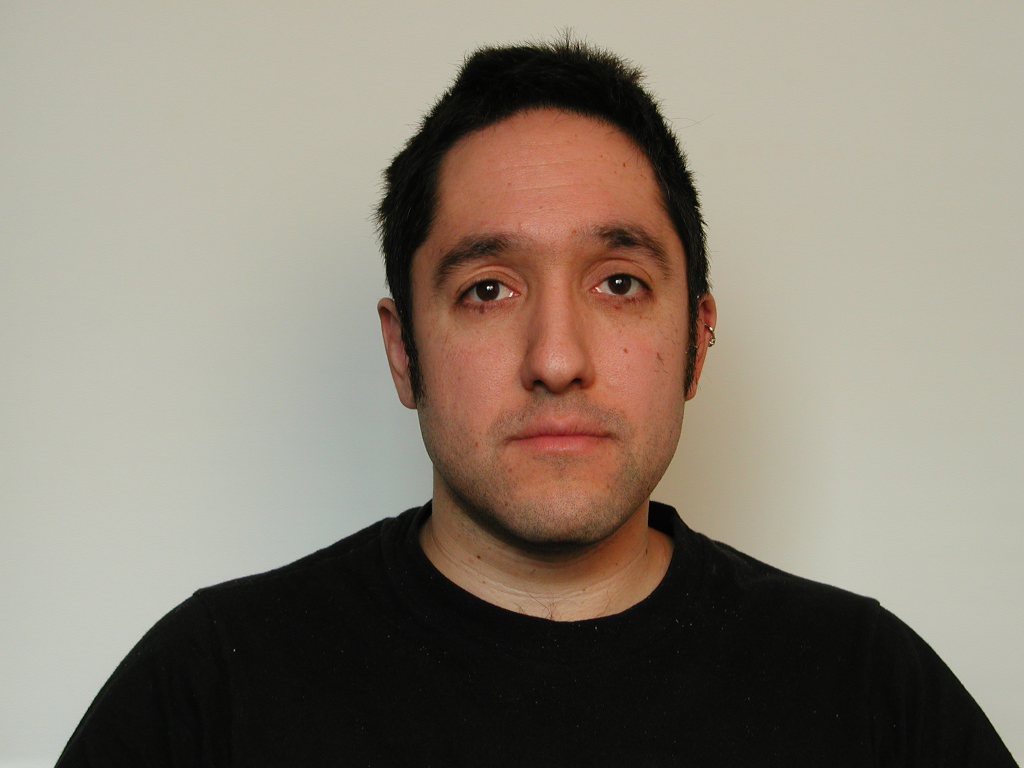
#> input picture img/MIT-10.jpg, 2048 x 1536 px (shown at 1/2 size)
$ python -i mainImageProcessing.py   (imports and definitions only)
#> lines starting #> are read from the running program, lines starting #| are printed output that depends on the picture
import cv2
import cmath
import os
import numpy as np
from decimal import Decimal
from glob import glob
from PIL import Image

from config import constants as cte
from config import logger

from utils.image_processing.transformations import resizeWithAspectRatio, findEyeCoordinates

# [1 line that did not run here, left out]
crop_width = 584
crop_height = 584


def processImages(all_images, show_result=False):
	log.info('Loading face and eye detectors')
	face_cascade = cv2.CascadeClassifier('classifiers/haarcascade_frontalface_alt2.xml')
	eye_cascade = cv2.CascadeClassifier('classifiers/haarcascade_eye.xml')

	for image_path in all_images:
		original_image = cv2.imread(image_path)

		log.info('Loading results paths')
		img_absolute_path, img_name = os.path.split(image_path)
		head, label = os.path.split(img_absolute_path)

		eyes_path = cte.EYES + '/' + label + '/' + img_name
		gradient_path = cte.GRADIENT + '/' + label + '/' + img_name
		rotated_path = cte.ROTATED + '/' + label + '/' + img_name
		cropped_path = cte.CROPPED + '/' + label + '/' + img_name

		try:
			gray_image = cv2.cvtColor(original_image, cv2.COLOR_BGR2GRAY)

			log.info('Finding face for {0}'.format(img_name))
			faces = face_cascade.detectMultiScale(gray_image, 1.3, 5, cv2.CASCADE_SCALE_IMAGE, (20, 20))
			log.info("Found {0} faces!".format(len(faces)))

			if len(faces) == 0:
				log.error(f'Found more than one face for {img_name}')
				return

			x, y, width, height = faces[0]
			cv2.rectangle(original_image, (x, y), (x + width, y + height), (255, 0, 0), 2)

			roi_colorful = original_image[y:y + height, x: x + width]

			found_image = Image.open(image_path)
			detected_face = found_image.crop((x, y, x + width, y + height))
			face = np.asarray(detected_face)
			face_gray = cv2.cvtColor(face, cv2.COLOR_BGR2GRAY)

			h, w = face_gray.shape
			h = int(h / 2)
			crop = face_gray.copy()[0:0 + h, 0:0 + w]

			log.info('Finding eye for {0}'.format(img_name))
			eyes = eye_cascade.detectMultiScale(crop)

			eyes_pair = None
			for (eye_x, eye_y, eye_width, eye_height) in eyes:
				cv2.rectangle(roi_colorful, (eye_x, eye_y), (eye_x + eye_width, eye_y + eye_height), (0, 255, 0), 2)
				eyes_pair = face_gray[eye_y:eye_y + eye_height, eye_x:eye_x + eye_width]

			canny = cv2.Canny(face_gray, 50, 100)
			kernel = np.ones((3, 3), np.uint8)
			gradient = cv2.morphologyEx(canny, cv2.MORPH_GRADIENT, kernel)

			h = gradient.shape[0]
			w = gradient.shape[1]
			x1, y1 = findEyeCoordinates(gradient, h, 0, int(w / 2))
			x1, y1 = abs(x1), abs(y1)
			x2, y2 = findEyeCoordinates(gradient, h, int(w / 2), w)
			x2, y2 = abs(x2), abs(y2)

			dx, dy = abs(x2 - x1), (abs(y2 - y1) * -1)

			log.info('Finding angle to rotate image')
			z = Decimal(dy) / Decimal(dx)
			alpha_complex = cmath.atan(z)
			alpha = cmath.phase(alpha_complex)
			alpha = alpha / 2

			log.info('Angle found {0}'.format(alpha))
			log.info('Rotating image...')

			img_to_rotate = Image.open(image_path)
			rotated_image = img_to_rotate.rotate(-alpha)
			rotated_image.save(rotated_path)
			image_rotated = cv2.imread(rotated_path)

			log.info('Cropping image around face...')

			gray_rotated_image = cv2.cvtColor(image_rotated, cv2.COLOR_BGR2GRAY)
			rotated_faces = face_cascade.detectMultiScale(gray_rotated_image, 1.3, 5, cv2.CASCADE_SCALE_IMAGE, (20, 20))
			if len(rotated_faces) == 0:
				log.warning('Houve um erro ao detectar a face na imagem {0} rotacionada. Tentando novamente com menos parâmetros.'.format(img_name))
				rotated_faces2 = face_cascade.detectMultiScale(gray_rotated_image)
				face_x, face_y, face_width, face_height = rotated_faces2[0]
			else:
				face_x, face_y, face_width, face_height = rotated_faces[0]
			rotated_face = image_rotated[face_y:face_y + face_height, face_x:face_x + face_width]
			croppedImage = resizeWithAspectRatio(rotated_face, crop_width, crop_height)

			if show_result:
				log.info('Showing result...')
				resized_original_img = resizeWithAspectRatio(original_image, width=500)
				cv2.imshow("Original Image", resized_original_img)
				cv2.waitKey(3000)

				resized_final_img = resizeWithAspectRatio(croppedImage, width=500)
				cv2.imshow("Processed Image", resized_final_img)
				cv2.waitKey(3000)

				cv2.destroyAllWindows()

			log.info('Preprocessing done for {0}, saving outputs'.format(img_name))
			if eyes_pair is not None:
				cv2.imwrite(eyes_path, eyes_pair)
			else:
				log.warning('Could not save eyes pair for image {0}.')

			cv2.imwrite(gradient_path, gradient)
			cv2.imwrite(cropped_path, croppedImage)

		except ZeroDivisionError as zde:
			log.error('It was not possible to preprocesses image {0} because of error {1}'.format(img_name, zde))
		except ValueError as ve:
			log.error('It was not possible to preprocesses image {0} because of error {1}'.format(img_name, ve))
		except IOError as ioe:
			log.error('It was not possible to preprocesses image {0} because of error {1}'.format(img_name, ioe))
		except TypeError as te:
			log.error('It was not possible to preprocesses image {0} because of error {1}'.format(img_name, te))


# [8 lines not run here, left out]

>>> import cv2
>>> picture = cv2.imread('img/MIT-10.jpg', cv2.IMREAD_GRAYSCALE)
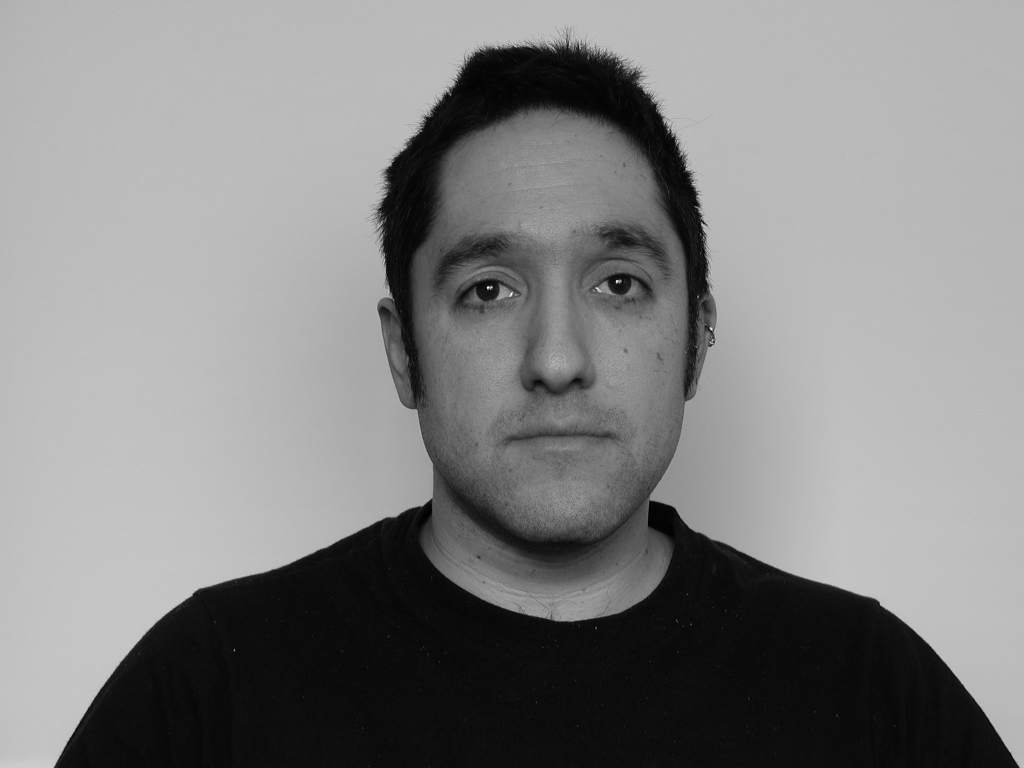
#> picture: shape (1536, 2048) (shown at 1/2 size); min 0, max 255, mean 131.4
>>> result = processImages(picture)
#> (the run stopped early here; a loop or call above may not have finished)
